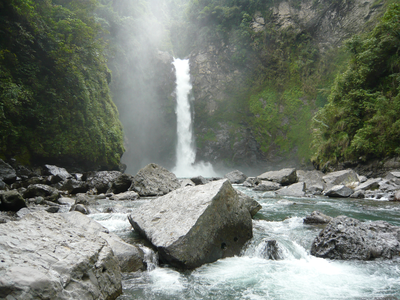
#> input picture src/dataset/100201.png, 400 x 300 px, found by its file name; its folder holds only this picture in this run
$ python index.py
#> lines starting #> are read from the running program, lines starting #| are printed output that depends on the picture; after the words box and inside, x2 and y2 are one past the last pixel; in counts of white or black regions, pixels touching at a corner belong together
### src/colordescriptor.py
# Used to describe the image descriptor for the image search engine
# Calculates 5 masks and color histograms of each mask
# Has two function implementations- describe and histogram
# colordescriptor is further used to index the dataset

# import the necessary packages
import numpy as np
import cv2

class ColorDescriptor:
	def __init__(self, bins):

		# store the number of bins for the 3D histogram
#> further down, image is the input picture: shape (300, 400, 3); mean B, G, R 112, 121.5, 115
		self.bins = bins

	def describe(self, image):

		# convert the image to the HSV color space and initialize
		# the features used to quantify the image
		image = cv2.cvtColor(image, cv2.COLOR_BGR2HSV)
#> image: shape (300, 400, 3); mean H, S, V 60, 37, 122.1
		features = []

		# grab the dimensions and compute the center of the image
		(h, w) = image.shape[:2]
#> h = 300; w = 400
		(cX, cY) = (int(w * 0.5), int(h * 0.5))
#> cX = 200; cY = 150

		# divide the image into four rectangles/segments (top-left,
		# top-right, bottom-right, bottom-left)
		segments = [(0, cX, 0, cY), (cX, w, 0, cY), (cX, w, cY, h),
			(0, cX, cY, h)]

		# construct an elliptical mask representing the center of the
		# image
		(axesX, axesY) = (int(w * 0.75) / 2, int(h * 0.75) / 2)
#> axesX = 150; axesY = 112.5
		ellipMask = np.zeros(image.shape[:2], dtype = "uint8")
		cv2.ellipse(ellipMask, (cX, cY), (axesX, axesY), 0, 0, 360, 255, -1)
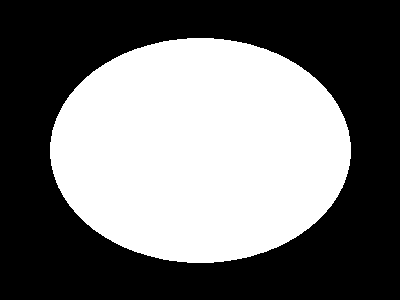
#> ellipMask: shape (300, 400); 44.2% white; 1 white region, box (x1, y1, x2, y2) and area: (50, 38, 351, 263) 53083

		# loop over the segments
		for (startX, endX, startY, endY) in segments:

			# construct a mask for each corner of the image, subtracting
			# the elliptical center from it
			cornerMask = np.zeros(image.shape[:2], dtype = "uint8")
			cv2.rectangle(cornerMask, (startX, startY), (endX, endY), 255, -1)
			cornerMask = cv2.subtract(cornerMask, ellipMask)

			# extract a color histogram from the image, then update the
			# feature vector
			hist = self.histogram(image, cornerMask)
			features.extend(hist)
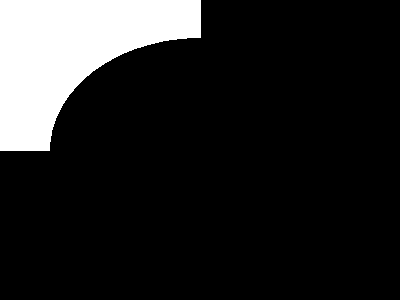
#> cornerMask: shape (300, 400); 14.1% white; 1 white region, box (x1, y1, x2, y2) and area: (0, 0, 201, 151) 16947
#> after the loop, features = []

		# extract a color histogram from the elliptical region and
		# update the feature vector
		hist = self.histogram(image, ellipMask)
		features.extend(hist)

		# return the feature vector
		return features

	def histogram(self, image, mask):

		# extract a 3D color histogram from the masked region of the
		# image, using the supplied number of bins per channel; then
		# normalize the histogram
		hist = cv2.calcHist([image], [0, 1, 2], mask, self.bins,
			[0, 180, 0, 256, 0, 256])
#> (the run stopped early here; a loop or call above may not have finished)

$ run again, on src/dataset/102000.png
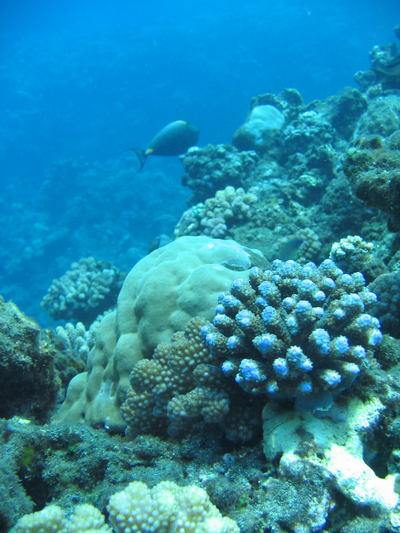
#> input picture src/dataset/102000.png, 400 x 533 px, found by its file name
#> image is the input picture: shape (533, 400, 3); mean B, G, R 165.5, 136.8, 39.2
#> image: shape (533, 400, 3); mean H, S, V 94.4, 188.4, 168.6
#> in describe, `cv2.ellipse(ellipMask, (cX, cY), (axesX, axesY), 0, 0, 360, 255, -1)`:
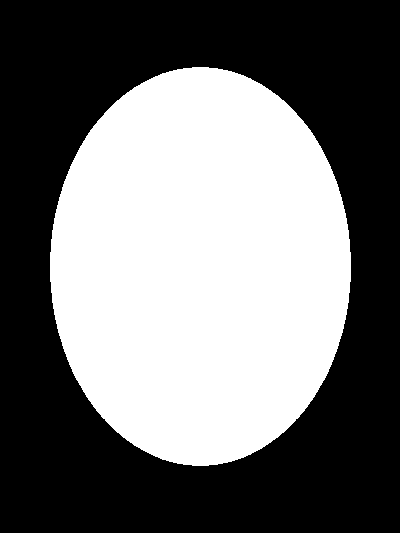
#> ellipMask: shape (533, 400); 44.2% white; 1 white region, box (x1, y1, x2, y2) and area: (50, 67, 351, 466) 94181
#> after the loop in describe, `for (startX, endX, startY, endY) in segments:`: features = []

$ run again, on src/dataset/100300.png
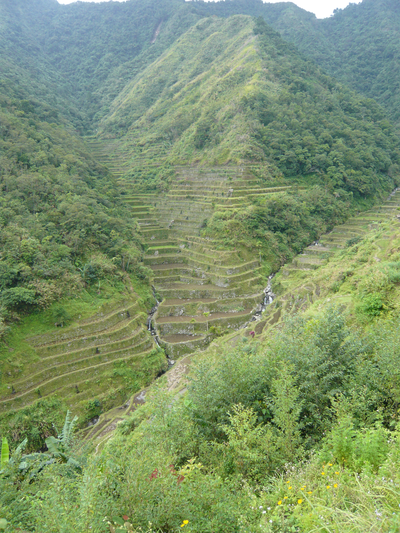
#> input picture src/dataset/100300.png, 400 x 533 px, found by its file name
#> image is the input picture: shape (533, 400, 3); mean B, G, R 108.7, 147.7, 126.2
#> image: shape (533, 400, 3); mean H, S, V 53.1, 82.8, 149.5
#> in describe, `cv2.ellipse(ellipMask, (cX, cY), (axesX, axesY), 0, 0, 360, 255, -1)`:
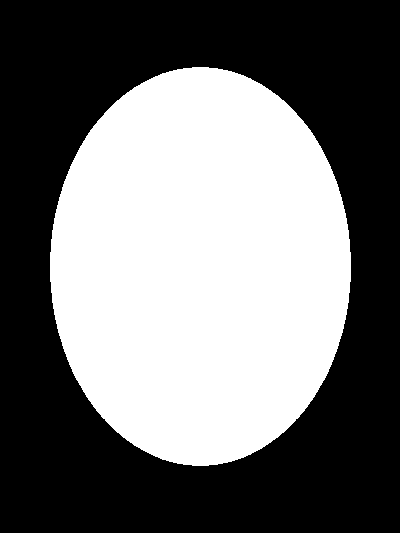
#> ellipMask: shape (533, 400); 44.2% white; 1 white region, box (x1, y1, x2, y2) and area: (50, 67, 351, 466) 94181
#> after the loop in describe, `for (startX, endX, startY, endY) in segments:`: features = []
